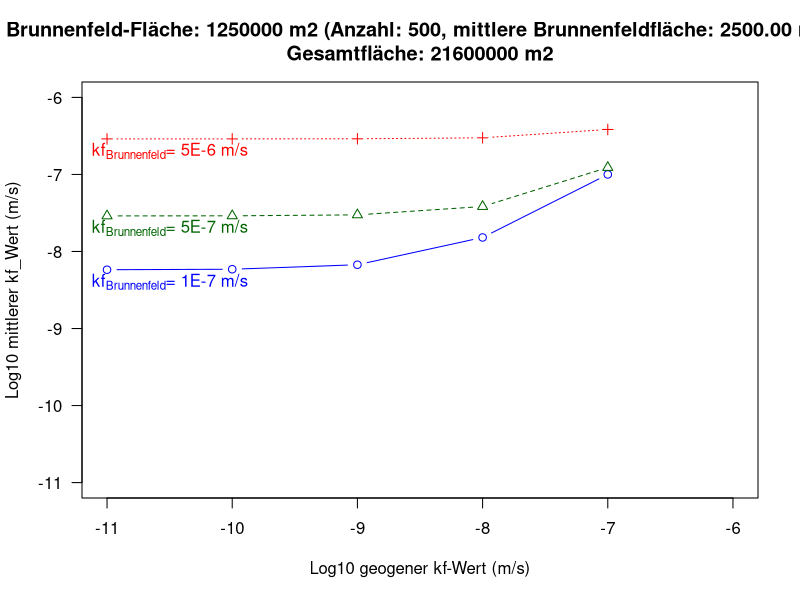

R code for this plot:
get_realLeakage <- function (area_welllocs = 2500*500, #meter^2
                             area_model = 5400*4000,  #meter^2 
                             kf_welllocs = 1E-7, #meter/day
                             kf_natural = 1E-6 #meter/day
) {
  (area_welllocs * kf_welllocs + (area_model - area_welllocs) * kf_natural)/area_model 
}

boreholes_number <- 500
area_welllocs <- 2500*500 #meter^2
area_model <- 5400*4000  #meter^2 
kf_welllocs <- 1E-7
kf_natural <- c(1E-7, 1E-8, 1E-9, 1E-10, 1E-11)

get_realLeakage(kf_welllocs = kf_welllocs, kf_natural = kf_natural)

plot(log10(kf_natural), 
     log10(get_realLeakage(kf_welllocs = kf_welllocs, 
                           kf_natural = kf_natural)), 
     type = "b", 
     xlab = "Log10 geogener kf-Wert (m/s)", 
     ylab = "Log10 mittlerer kf_Wert (m/s)", 
     xlim=c(-11, -6), ylim=c(-11, -6), 
     main = sprintf("Brunnenfeld-Fl\u00E4che: %d m2 (Anzahl: %d, mittlere Brunnenfeldfl\u00E4che: %1.2f m2)\nGesamtfl\u00E4che: %d m2", 
                    area_welllocs,
                    boreholes_number, 
                    area_welllocs/boreholes_number, 
                    area_model), 
     col = "blue",
     pch = 1,
     las = 1)
text(-10.5, -8.4, 
     labels=bquote(paste("kf"[Brunnenfeld], "= 1E-7 m/s")), 
     col = "blue",
     font=2)
points(log10(kf_natural), 
       log10(get_realLeakage(kf_welllocs = 5E-7, 
                             kf_natural = kf_natural)), 
       type="b", 
       col = "darkgreen",
       pch = 2,
       lty = 2)
text(-10.5, -7.7, 
     labels=bquote(paste("kf"[Brunnenfeld], "= 5E-7 m/s")), 
     col = "darkgreen",
     font=2)
points(log10(kf_natural), 
       log10(get_realLeakage(kf_welllocs = 5E-6, 
                             kf_natural = kf_natural)), 
       type="b", 
       col = "red",
       pch = 3,
       lty = 3)
text(-10.5, -6.7, 
     labels=bquote(paste("kf"[Brunnenfeld], "= 5E-6 m/s")), 
     col = "red",
     font=2)

# text(log10(min(kf_natural))+2, 
#      log10(max(get_realLeakage(kf_boreholes = kf_boreholes, kf_natural = kf_natural))), 
#      labels = "area_boreholes * kf_boreholes + (area_model - area_boreholes) * kf_natural)/area_model")